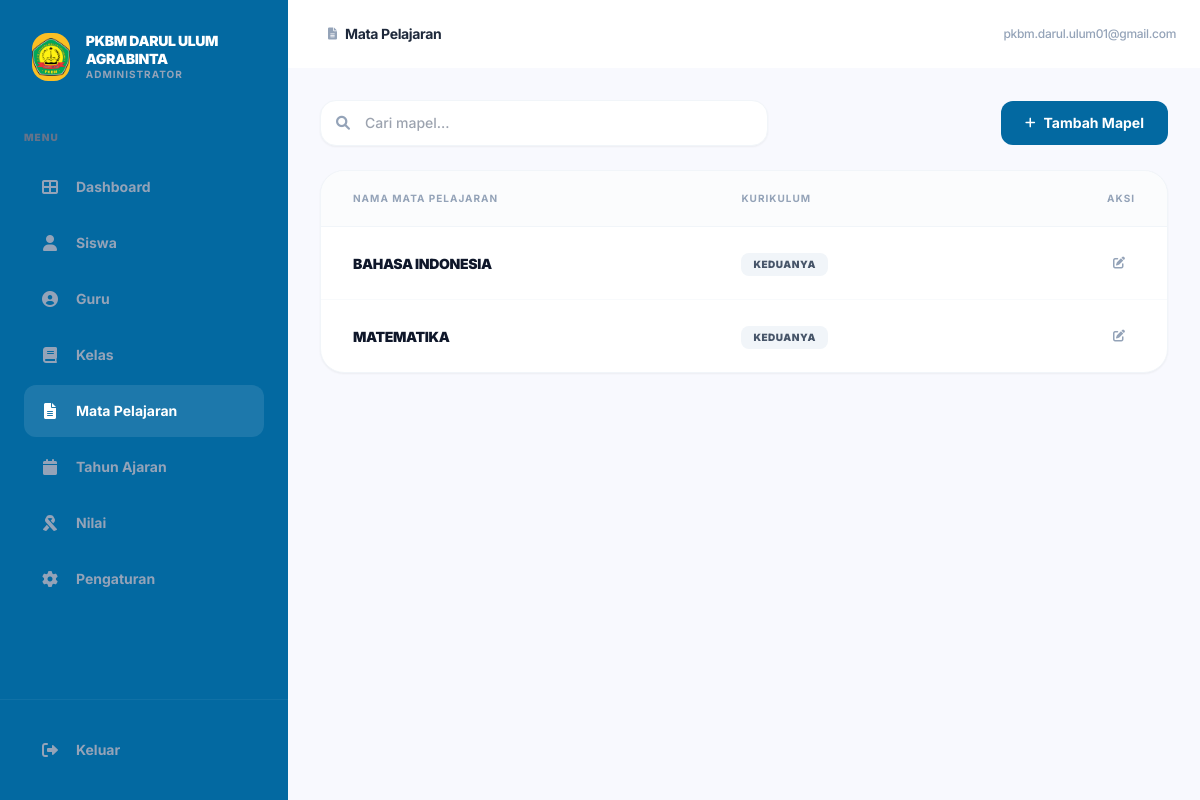
The app's page /subjects/ (signed in), older data.
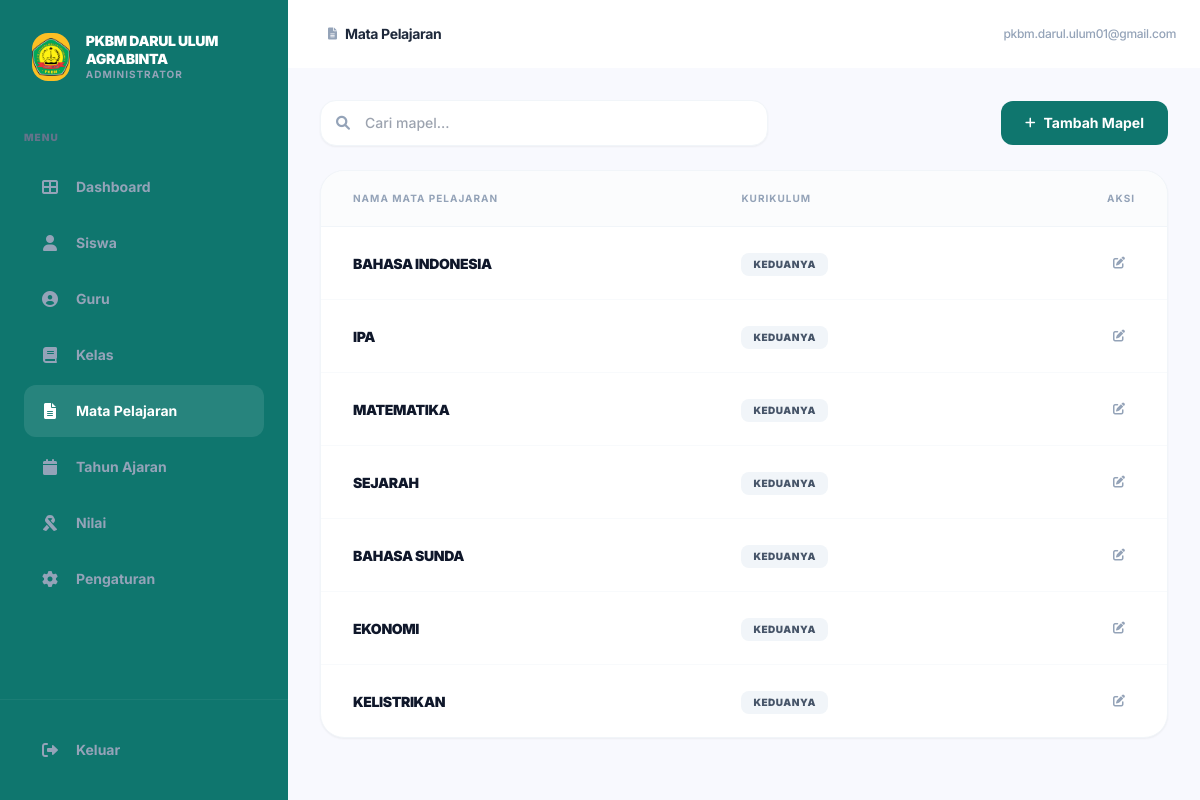
The same page, newer data.
### apps_main/models.py (models this page shows, shortened)
class SchoolProfile(models.Model):
    name = models.CharField(max_length=255, default="PKBM Darul Ulum Agrabinta")
    logo = models.ImageField(upload_to='school/', null=True, blank=True)
    principal_name = models.CharField(max_length=255)
    nip = models.CharField(max_length=50, blank=True, null=True)
    address = models.TextField()
    phone = models.CharField(max_length=20, blank=True, null=True)
    email = models.EmailField(blank=True, null=True)
    theme_color = models.CharField(max_length=20, default="#1e295b")
    signature = models.ImageField(upload_to='school/signature/', null=True, blank=True)
    stamp = models.ImageField(upload_to='school/stamp/', null=True, blank=True)

class Subject(models.Model):
    PROGRAM_CHOICES = (
        ('PAKET_B', 'Paket B (SMP)'),
        ('PAKET_C', 'Paket C (SMA)'),
        ('BOTH', 'Keduanya'),
    )
    name = models.CharField(max_length=100)
    code = models.CharField(max_length=20, unique=True)
    program = models.CharField(max_length=20, choices=PROGRAM_CHOICES, default='BOTH')

### apps_main/views.py (the view, shortened to what this page needs)
# urls.py: path('subjects/', views.manage_subjects, name='manage_subjects'),
@user_passes_test(is_admin)
def manage_subjects(request):
    subjects = Subject.objects.all().order_by('name')
    return render(request, 'apps_main/manage_subjects.html', {'subjects': subjects, 'page_title': 'Mata Pelajaran'})

### apps_main/context_processors.py (called while the page is built)
def school_profile(request):
    school = SchoolProfile.objects.first()
    return {
        'school_profile': school
    }

### apps_main/views.py (called while the page is built)
def is_admin(user):
    return user.is_authenticated and user.role == 'ADMIN'

### templates/apps_main/manage_subjects.html (shortened to what this page needs)
{% extends 'base.html' %}
{% block page_title %}Mata Pelajaran{% endblock %}
{% block page_icon %}<i class="fas fa-file-alt text-xs"></i>{% endblock %}
{% block content %}
<div class="space-y-6">
    <div class="flex flex-col md:flex-row md:items-center justify-between gap-4">
        <div class="relative flex-1 max-w-md">
            <span class="absolute inset-y-0 left-0 pl-4 flex items-center text-slate-400">
                <i class="fas fa-search text-sm"></i>
            </span>
            <input type="text" placeholder="Cari mapel..." class="w-full pl-11 pr-4 py-3 bg-white border border-slate-100 rounded-2xl shadow-sm focus:ring-2 focus-ring-primary focus:border-[primary] transition-all text-sm font-medium">
        </div>
        <button onclick="openSubjectModal()" class="inline-flex items-center px-6 py-3 bg-primary text-white rounded-xl font-bold text-sm hover:shadow-lg hover:shadow-slate-200 transition-all">
            <i class="fas fa-plus mr-2 text-xs"></i> Tambah Mapel
        </button>
    </div>
    <div class="bg-white rounded-3xl shadow-sm border border-slate-100 overflow-hidden">
        <div class="overflow-x-auto">
            <table class="w-full text-left">
                <thead>
                    <tr class="bg-slate-50/50 text-slate-400 text-[10px] font-black uppercase tracking-widest border-b border-slate-100">
                        <th class="px-8 py-5">Nama Mata Pelajaran</th>
                        <th class="px-8 py-5">Kurikulum</th>
                        <th class="px-8 py-5 text-right">Aksi</th>
                    </tr>
                </thead>
                <tbody class="divide-y divide-slate-50">
                    {% for subject in subjects %}
                    <tr class="hover:bg-slate-50/30 transition-colors group">
                        <td class="px-8 py-5">
                            <span class="text-sm font-black text-slate-900 uppercase tracking-tight">{{ subject.name }}</span>
                        </td>
                        <td class="px-8 py-5">
                            <span class="inline-flex items-center px-3 py-1 bg-slate-100 text-slate-600 rounded-lg text-[10px] font-black uppercase tracking-wider">
                                {{ subject.get_program_display }}
                            </span>
                        </td>
                        <td class="px-8 py-5 text-right">
                            <button onclick="editSubject({
                                id: '{{ subject.id }}',
                                name: '{{ subject.name }}',
                                program: '{{ subject.program }}'
                            })" class="inline-flex items-center justify-center w-8 h-8 text-slate-400 hover:text-primary hover:bg-primary/5 rounded-lg transition-all">
                                <i class="fas fa-edit text-xs"></i>
                            </button>
                        </td>
                    </tr>
                    {% endfor %}
                </tbody>
            </table>
        </div>
    </div>
</div>
{% endblock %}

### templates/base.html (shortened to what the changed rows need)
<!DOCTYPE html>
<html lang="en">
<head>
    <script src="https://cdn.tailwindcss.com"></script>
    <link href="https://cdnjs.cloudflare.com/ajax/libs/font-awesome/6.0.0/css/all.min.css" rel="stylesheet">
</head>
<body class="bg-[#f8f9fe] text-[#1e293b]">
    {% if user.is_authenticated %}
    <div class="min-h-screen flex">
        <aside id="sidebar" class="w-72 bg-primary text-white flex-shrink-0 hidden md:flex flex-col fixed inset-y-0 left-0 z-50 md:relative transition-transform -translate-x-full md:translate-x-0">
            <div class="p-8 flex items-center justify-between">
                <div class="flex items-center space-x-4">
                    <div class="w-12 h-12 bg-[#fbbf24] rounded-2xl flex items-center justify-center text-primary text-2xl overflow-hidden">
                        {% if school_profile.logo %}
                            <img src="{{ school_profile.logo.url }}" class="w-full h-full object-contain">
                        {% else %}
                            <i class="fas fa-graduation-cap"></i>
                        {% endif %}
                    </div>
                    <div>
                        <h1 class="text-sm font-black tracking-tight leading-tight uppercase">{{ school_profile.name|default:'PKBM Darul Ulum' }}</h1>
                        <p class="text-[10px] text-slate-400 font-bold uppercase tracking-widest">Administrator</p>
                    </div>
                </div>
            </div>
            <div class="px-6 py-4">
                <p class="text-[10px] font-black text-slate-500 uppercase tracking-widest mb-4">Menu</p>
                <nav class="space-y-1">
                    <a href="{% url 'dashboard' %}" class="flex items-center space-x-4 p-4 rounded-xl {% if request.resolver_match.url_name == 'dashboard' %}bg-white/10 text-white{% else %}text-slate-400 hover:text-white transition{% endif %}">
                        <i class="fas fa-th-large w-5 text-center"></i>
                        <span class="text-sm font-bold">Dashboard</span>
                    </a>
                    {% if user.role == 'ADMIN' %}
                    <a href="{% url 'manage_students' %}" class="flex items-center space-x-4 p-4 rounded-xl {% if request.resolver_match.url_name == 'manage_students' %}bg-white/10 text-white{% else %}text-slate-400 hover:text-white transition{% endif %}">
                        <i class="fas fa-user w-5 text-center"></i>
                        <span class="text-sm font-bold">Siswa</span>
                    </a>
                    <a href="{% url 'manage_teachers' %}" class="flex items-center space-x-4 p-4 rounded-xl {% if request.resolver_match.url_name == 'manage_teachers' %}bg-white/10 text-white{% else %}text-slate-400 hover:text-white transition{% endif %}">
                        <i class="fas fa-user-circle w-5 text-center"></i>
                        <span class="text-sm font-bold">Guru</span>
                    </a>
                    <a href="{% url 'manage_classes' %}" class="flex items-center space-x-4 p-4 rounded-xl {% if request.resolver_match.url_name == 'manage_classes' %}bg-white/10 text-white{% else %}text-slate-400 hover:text-white transition{% endif %}">
                        <i class="fas fa-book w-5 text-center"></i>
                        <span class="text-sm font-bold">Kelas</span>
                    </a>
                    <a href="{% url 'manage_subjects' %}" class="flex items-center space-x-4 p-4 rounded-xl {% if request.resolver_match.url_name == 'manage_subjects' %}bg-white/10 text-white{% else %}text-slate-400 hover:text-white transition{% endif %}">
                        <i class="fas fa-file-alt w-5 text-center"></i>
                        <span class="text-sm font-bold">Mata Pelajaran</span>
                    </a>
                    <a href="{% url 'manage_academic_years' %}" class="flex items-center space-x-4 p-4 rounded-xl {% if request.resolver_match.url_name == 'manage_academic_years' %}bg-white/10 text-white{% else %}text-slate-400 hover:text-white transition{% endif %}">
                        <i class="fas fa-calendar w-5 text-center"></i>
                        <span class="text-sm font-bold">Tahun Ajaran</span>
                    </a>
                    <a href="{% url 'manage_grades' %}" class="flex items-center space-x-4 p-4 rounded-xl {% if request.resolver_match.url_name == 'manage_grades' %}bg-white/10 text-white{% else %}text-slate-400 hover:text-white transition{% endif %}">
                        <i class="fas fa-ribbon w-5 text-center"></i>
                        <span class="text-sm font-bold">Nilai</span>
                    </a>
                    <a href="{% url 'manage_settings' %}" class="flex items-center space-x-4 p-4 rounded-xl {% if request.resolver_match.url_name == 'manage_settings' %}bg-white/10 text-white{% else %}text-slate-400 hover:text-white transition{% endif %}">
                        <i class="fas fa-cog w-5 text-center"></i>
                        <span class="text-sm font-bold">Pengaturan</span>
                    </a>
                    {% endif %}
                </nav>
            </div>
            <div class="mt-auto p-6 border-t border-white/5">
                <form action="{% url 'logout' %}" method="post">
                    <button type="submit" class="flex items-center space-x-4 p-4 w-full text-slate-400 hover:text-white transition">
                        <i class="fas fa-sign-out-alt w-5 text-center"></i>
                        <span class="text-sm font-bold">Keluar</span>
                    </button>
                </form>
            </div>
        </aside>
        <main class="flex-1 flex flex-col min-w-0">
            <header class="bg-white p-6 flex justify-between items-center sticky top-0 z-10">
                <div class="flex items-center space-x-4">
                    <div class="flex items-center space-x-2 text-slate-400">
                        {% block page_icon %}<i class="fas fa-columns text-xs"></i>{% endblock %}
                        <span class="text-sm font-bold text-slate-800 tracking-tight">{% block page_title %}Dashboard{% endblock %}</span>
                    </div>
                </div>
                <div class="flex items-center space-x-4">
                    <p class="text-xs font-medium text-slate-400 tracking-tight">{{ user.email|default:user.username }}</p>
                </div>
            </header>
            <div class="p-8 flex-1 overflow-auto">
                {% block content %}{% endblock %}
            </div>
        </main>
    </div>
    {% else %}
    <div class="min-h-screen bg-slate-100 flex items-center justify-center p-4">
        {% block login_content %}{% endblock %}
    </div>
    {% endif %}
</body>
</html>

Row changes from the older to the newer data that the page shows:
added Subject: name "IPA", program "KEDUANYA"
added Subject: name "SEJARAH", program "KEDUANYA"
added Subject: name "BAHASA SUNDA", program "KEDUANYA"
added Subject: name "EKONOMI", program "KEDUANYA"
added Subject: name "KELISTRIKAN", program "KEDUANYA"
